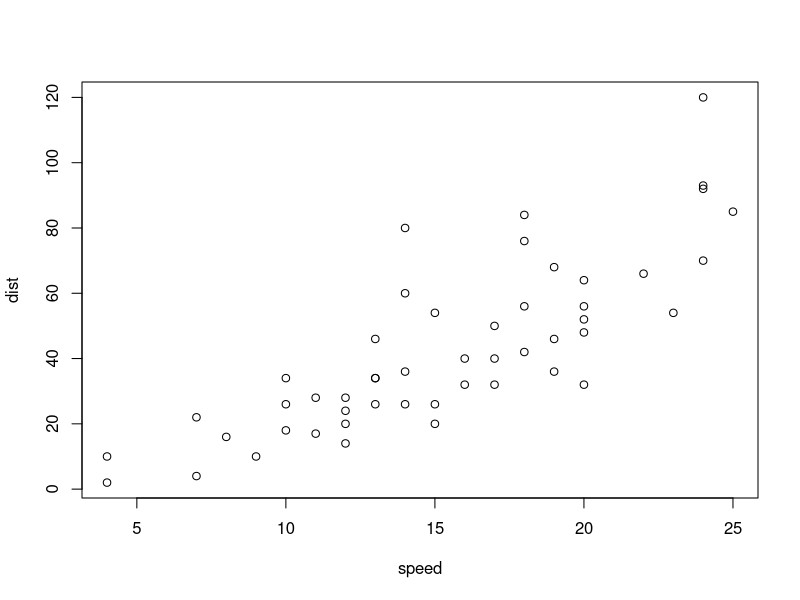
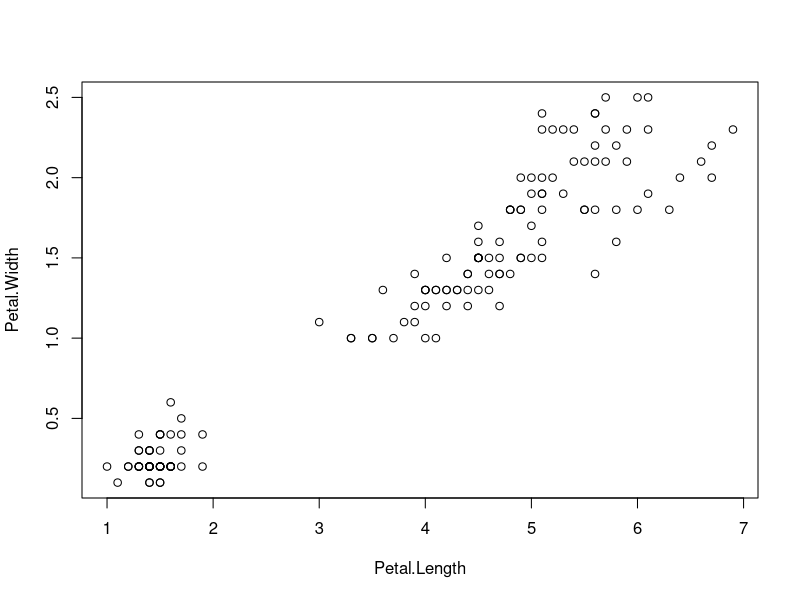

These charts were generated, in order, by the following R code:
## ----GlobalOptions-------------------------------------------------------
  
  # Enables using readLines(knitr::purl(knitr::current_input(),documentation=1,quiet=T)) to include code at end of document (otherwise 'duplicate labels' error)

  options(knitr.duplicate.label = 'allow')



## ----setup---------------------------------------------------------------
  
  library("tidyverse")
  library("bookdown")
  library("kableExtra")



## ----chunk1, fig.cap = "Figure 1 caption"--------------------------------

  plot(cars[,1:2])



## ----chunk2, fig.cap = "Figure 2 caption"--------------------------------

  plot(iris[,3:4])



## ----chunk3--------------------------------------------------------------
  iris %>%
    dplyr::mutate(Species = if_else(Species == "setosa"
                                    , paste0("\\*","_",Species,"_")
                                    , as.character(Species)
                                    )
                  ) %>%
    kable(caption = "Ecosystem description: floristics"
          , format = "markdown"
          , booktabs = TRUE
          )



## ----code, code = readLines(knitr::purl(knitr::current_input(),documentation=1,quiet=T)), echo = TRUE, eval=FALSE----
## 
## # Need to include options(knitr.duplicate.label = "allow") prior to knitting.
## 
## # From https://github.com/yihui/knitr/issues/332
## 
